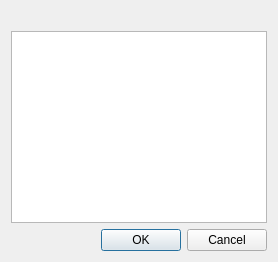
<?xml version="1.0" encoding="UTF-8"?>
<ui version="4.0">
 <class>CMachineSelectionDialog</class>
 <widget class="QDialog" name="CMachineSelectionDialog">
  <property name="geometry">
   <rect>
    <x>0</x>
    <y>0</y>
    <width>400</width>
    <height>250</height>
   </rect>
  </property>
  <property name="sizePolicy">
   <sizepolicy hsizetype="Fixed" vsizetype="Fixed">
    <horstretch>0</horstretch>
    <verstretch>0</verstretch>
   </sizepolicy>
  </property>
  <property name="windowTitle">
   <string>Select Machine</string>
  </property>
  <property name="sizeGripEnabled">
   <bool>false</bool>
  </property>
  <layout class="QVBoxLayout" name="verticalLayout">
   <property name="sizeConstraint">
    <enum>QLayout::SetFixedSize</enum>
   </property>
   <item>
    <widget class="QLabel" name="MachinesLabel">
     <property name="text">
      <string/>
     </property>
    </widget>
   </item>
   <item>
    <widget class="QListWidget" name="Machines"/>
   </item>
   <item>
    <widget class="QDialogButtonBox" name="ButtonBox">
     <property name="orientation">
      <enum>Qt::Horizontal</enum>
     </property>
     <property name="standardButtons">
      <set>QDialogButtonBox::Cancel|QDialogButtonBox::Ok</set>
     </property>
    </widget>
   </item>
  </layout>
 </widget>
 <resources/>
 <connections>
  <connection>
   <sender>ButtonBox</sender>
   <signal>accepted()</signal>
   <receiver>CMachineSelectionDialog</receiver>
   <slot>accept()</slot>
   <hints>
    <hint type="sourcelabel">
     <x>248</x>
     <y>254</y>
    </hint>
    <hint type="destinationlabel">
     <x>157</x>
     <y>274</y>
    </hint>
   </hints>
  </connection>
  <connection>
   <sender>ButtonBox</sender>
   <signal>rejected()</signal>
   <receiver>CMachineSelectionDialog</receiver>
   <slot>reject()</slot>
   <hints>
    <hint type="sourcelabel">
     <x>316</x>
     <y>260</y>
    </hint>
    <hint type="destinationlabel">
     <x>286</x>
     <y>274</y>
    </hint>
   </hints>
  </connection>
 </connections>
</ui>
